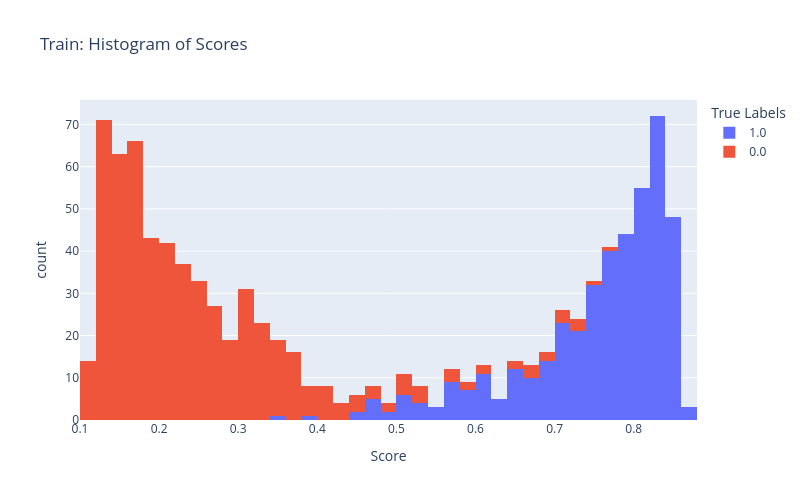
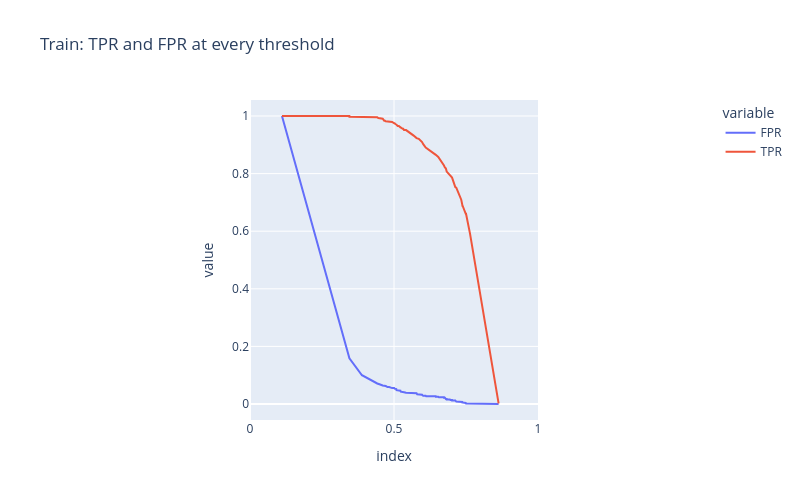
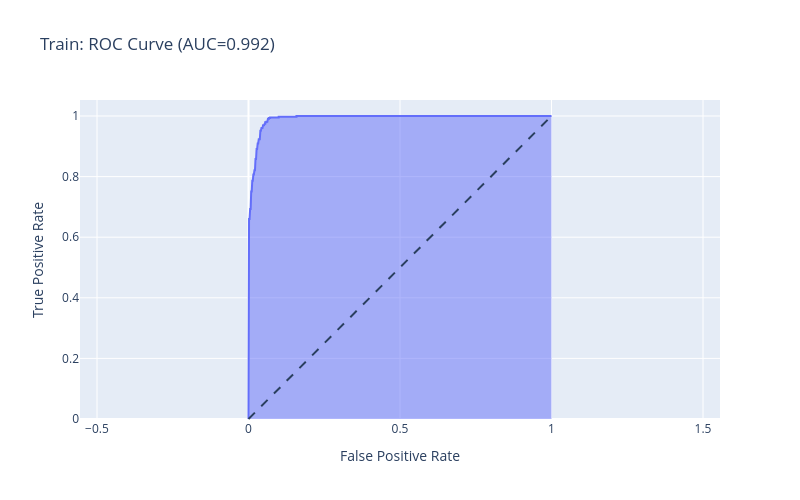
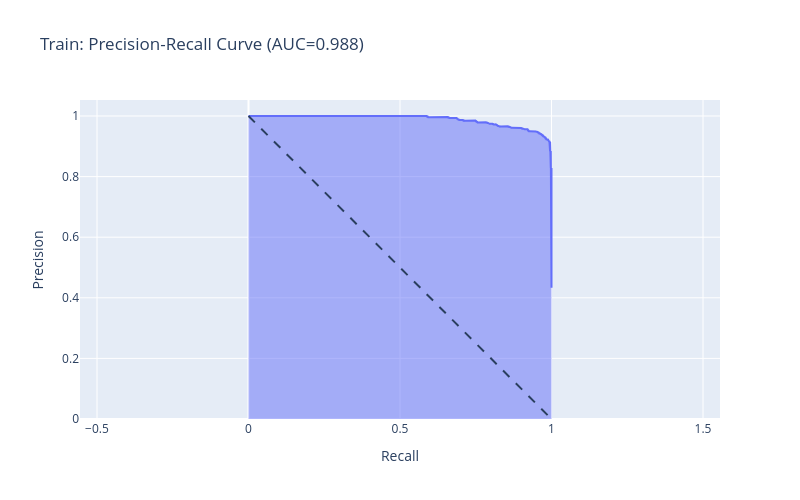

The notebook cell these images were saved under, in order:
### Code cell
for y_true, y_score, name in [(train_y_true, train_y_score, 'Train'),
                               (val_y_true, val_y_score, 'Validation')]:
    plot_preliminary_plots(y_true, y_score, name)
    plot_roc_curve(y_true, y_score, name)
    plot_pr_curve(y_true, y_score, name)

### Figure 1 — Plotly figure (JSON) as saved in the notebook; plotly's stock layout.template omitted (floating-point values rounded to 4 significant figures; data arrays with more than 128 entries replaced by an {"elided": "..."} marker saying what was removed)
{"data": [{"bingroup": "x", "hovertemplate": "True Labels=1.0<br>Score=%{x}<br>count=%{y}<extra></extra>", "legendgroup": "1.0", "marker": {"color": "#636efa", "pattern": {"shape": ""}}, "name": "1.0", "nbinsx": 50, "orientation": "v", "showlegend": true, "type": "histogram", "x": {"elided": "430 float values"}, "xaxis": "x", "yaxis": "y"}, {"bingroup": "x", "hovertemplate": "True Labels=0.0<br>Score=%{x}<br>count=%{y}<extra></extra>", "legendgroup": "0.0", "marker": {"color": "#EF553B", "pattern": {"shape": ""}}, "name": "0.0", "nbinsx": 50, "orientation": "v", "showlegend": true, "type": "histogram", "x": {"elided": "562 float values"}, "xaxis": "x", "yaxis": "y"}], "layout": {"barmode": "relative", "height": 500, "legend": {"title": {"text": "True Labels"}, "tracegroupgap": 0}, "title": {"text": "Train: Histogram of Scores"}, "width": 800, "xaxis": {"anchor": "y", "domain": [0, 1], "title": {"text": "Score"}}, "yaxis": {"anchor": "x", "domain": [0, 1], "title": {"text": "count"}}}}

### Figure 2 — Plotly figure (JSON) as saved in the notebook; plotly's stock layout.template omitted (floating-point values rounded to 4 significant figures)
{"data": [{"hovertemplate": "variable=FPR<br>index=%{x}<br>value=%{y}<extra></extra>", "legendgroup": "FPR", "line": {"color": "#636efa", "dash": "solid"}, "marker": {"symbol": "circle"}, "mode": "lines", "name": "FPR", "orientation": "v", "showlegend": true, "type": "scatter", "x": [Infinity, 0.8632, 0.7648, 0.7641, 0.7501, 0.7491, 0.7381, 0.7376, 0.7368, 0.7368, 0.7336, 0.7335, 0.7162, 0.7137, 0.7136, 0.7128, 0.7016, 0.7014, 0.6957, 0.6941, 0.6831, 0.683, 0.68, 0.6797, 0.6773, 0.6769, 0.6736, 0.6734, 0.656, 0.6536, 0.6451, 0.6447, 0.6116, 0.6101, 0.6015, 0.6011, 0.5987, 0.5975, 0.586, 0.5819, 0.5804, 0.5783, 0.5681, 0.5673, 0.5419, 0.5348, 0.532, 0.53, 0.5236, 0.5224, 0.5167, 0.513, 0.5088, 0.508, 0.5072, 0.5046, 0.5021, 0.5006, 0.4936, 0.4832, 0.4778, 0.4713, 0.4689, 0.466, 0.4607, 0.4519, 0.4515, 0.4458, 0.4419, 0.3897, 0.3887, 0.3452, 0.345, 0.111], "xaxis": "x", "y": [0.0, 0.0, 0.0, 0.001779, 0.001779, 0.003559, 0.003559, 0.005338, 0.005338, 0.007117, 0.007117, 0.008897, 0.008897, 0.01068, 0.01068, 0.01246, 0.01246, 0.01423, 0.01423, 0.01601, 0.01601, 0.01779, 0.01779, 0.01957, 0.01957, 0.02135, 0.02135, 0.02313, 0.02313, 0.02491, 0.02491, 0.02669, 0.02669, 0.02847, 0.02847, 0.03025, 0.03025, 0.03203, 0.03203, 0.03381, 0.03381, 0.03737, 0.03737, 0.03915, 0.03915, 0.04093, 0.04093, 0.0427, 0.0427, 0.04626, 0.04626, 0.04804, 0.04804, 0.0516, 0.0516, 0.05338, 0.05338, 0.05516, 0.05516, 0.05872, 0.05872, 0.06228, 0.06228, 0.06406, 0.06406, 0.06762, 0.06762, 0.07117, 0.07117, 0.09964, 0.09964, 0.1584, 0.1584, 1.0], "yaxis": "y"}, {"hovertemplate": "variable=TPR<br>index=%{x}<br>value=%{y}<extra></extra>", "legendgroup": "TPR", "line": {"color": "#EF553B", "dash": "solid"}, "marker": {"symbol": "circle"}, "mode": "lines", "name": "TPR", "orientation": "v", "showlegend": true, "type": "scatter", "x": [Infinity, 0.8632, 0.7648, 0.7641, 0.7501, 0.7491, 0.7381, 0.7376, 0.7368, 0.7368, 0.7336, 0.7335, 0.7162, 0.7137, 0.7136, 0.7128, 0.7016, 0.7014, 0.6957, 0.6941, 0.6831, 0.683, 0.68, 0.6797, 0.6773, 0.6769, 0.6736, 0.6734, 0.656, 0.6536, 0.6451, 0.6447, 0.6116, 0.6101, 0.6015, 0.6011, 0.5987, 0.5975, 0.586, 0.5819, 0.5804, 0.5783, 0.5681, 0.5673, 0.5419, 0.5348, 0.532, 0.53, 0.5236, 0.5224, 0.5167, 0.513, 0.5088, 0.508, 0.5072, 0.5046, 0.5021, 0.5006, 0.4936, 0.4832, 0.4778, 0.4713, 0.4689, 0.466, 0.4607, 0.4519, 0.4515, 0.4458, 0.4419, 0.3897, 0.3887, 0.3452, 0.345, 0.111], "xaxis": "x", "y": [0.0, 0.002326, 0.5907, 0.5907, 0.6605, 0.6605, 0.6884, 0.6884, 0.693, 0.693, 0.7093, 0.7093, 0.7512, 0.7512, 0.7535, 0.7535, 0.786, 0.786, 0.793, 0.793, 0.807, 0.807, 0.8186, 0.8186, 0.8209, 0.8209, 0.8279, 0.8279, 0.8581, 0.8581, 0.8651, 0.8651, 0.8907, 0.8907, 0.9023, 0.9023, 0.9093, 0.9093, 0.9209, 0.9209, 0.9233, 0.9233, 0.9326, 0.9326, 0.9512, 0.9512, 0.9558, 0.9558, 0.9605, 0.9605, 0.9651, 0.9651, 0.9698, 0.9698, 0.9721, 0.9721, 0.9744, 0.9744, 0.9791, 0.9791, 0.9814, 0.9814, 0.9837, 0.9837, 0.9907, 0.9907, 0.993, 0.993, 0.9953, 0.9953, 0.9977, 0.9977, 1.0, 1.0], "yaxis": "y"}], "layout": {"height": 500, "legend": {"title": {"text": "variable"}, "tracegroupgap": 0}, "title": {"text": "Train: TPR and FPR at every threshold"}, "width": 800, "xaxis": {"anchor": "y", "constrain": "domain", "domain": [0, 1], "range": [0, 1], "title": {"text": "index"}}, "yaxis": {"anchor": "x", "domain": [0, 1], "scaleanchor": "x", "scaleratio": 1, "title": {"text": "value"}}}}

### Figure 3 — Plotly figure (JSON) as saved in the notebook; plotly's stock layout.template omitted (floating-point values rounded to 4 significant figures)
{"data": [{"fillpattern": {"shape": ""}, "hovertemplate": "False Positive Rate=%{x}<br>True Positive Rate=%{y}<extra></extra>", "legendgroup": "", "line": {"color": "#636efa"}, "marker": {"symbol": "circle"}, "mode": "lines", "name": "", "orientation": "v", "showlegend": false, "stackgroup": "1", "type": "scatter", "x": [0.0, 0.0, 0.0, 0.001779, 0.001779, 0.003559, 0.003559, 0.005338, 0.005338, 0.007117, 0.007117, 0.008897, 0.008897, 0.01068, 0.01068, 0.01246, 0.01246, 0.01423, 0.01423, 0.01601, 0.01601, 0.01779, 0.01779, 0.01957, 0.01957, 0.02135, 0.02135, 0.02313, 0.02313, 0.02491, 0.02491, 0.02669, 0.02669, 0.02847, 0.02847, 0.03025, 0.03025, 0.03203, 0.03203, 0.03381, 0.03381, 0.03737, 0.03737, 0.03915, 0.03915, 0.04093, 0.04093, 0.0427, 0.0427, 0.04626, 0.04626, 0.04804, 0.04804, 0.0516, 0.0516, 0.05338, 0.05338, 0.05516, 0.05516, 0.05872, 0.05872, 0.06228, 0.06228, 0.06406, 0.06406, 0.06762, 0.06762, 0.07117, 0.07117, 0.09964, 0.09964, 0.1584, 0.1584, 1.0], "xaxis": "x", "y": [0.0, 0.002326, 0.5907, 0.5907, 0.6605, 0.6605, 0.6884, 0.6884, 0.693, 0.693, 0.7093, 0.7093, 0.7512, 0.7512, 0.7535, 0.7535, 0.786, 0.786, 0.793, 0.793, 0.807, 0.807, 0.8186, 0.8186, 0.8209, 0.8209, 0.8279, 0.8279, 0.8581, 0.8581, 0.8651, 0.8651, 0.8907, 0.8907, 0.9023, 0.9023, 0.9093, 0.9093, 0.9209, 0.9209, 0.9233, 0.9233, 0.9326, 0.9326, 0.9512, 0.9512, 0.9558, 0.9558, 0.9605, 0.9605, 0.9651, 0.9651, 0.9698, 0.9698, 0.9721, 0.9721, 0.9744, 0.9744, 0.9791, 0.9791, 0.9814, 0.9814, 0.9837, 0.9837, 0.9907, 0.9907, 0.993, 0.993, 0.9953, 0.9953, 0.9977, 0.9977, 1.0, 1.0], "yaxis": "y"}], "layout": {"height": 500, "legend": {"tracegroupgap": 0}, "shapes": [{"line": {"dash": "dash"}, "type": "line", "x0": 0, "x1": 1, "y0": 0, "y1": 1}], "title": {"text": "Train: ROC Curve (AUC=0.992)"}, "width": 800, "xaxis": {"anchor": "y", "domain": [0, 1], "title": {"text": "False Positive Rate"}}, "yaxis": {"anchor": "x", "domain": [0, 1], "scaleanchor": "x", "scaleratio": 1, "title": {"text": "True Positive Rate"}}}}

### Figure 4 — Plotly figure (JSON) as saved in the notebook; plotly's stock layout.template omitted (floating-point values rounded to 4 significant figures; data arrays with more than 128 entries replaced by an {"elided": "..."} marker saying what was removed)
{"data": [{"fillpattern": {"shape": ""}, "hovertemplate": "Recall=%{x}<br>Precision=%{y}<extra></extra>", "legendgroup": "", "line": {"color": "#636efa"}, "marker": {"symbol": "circle"}, "mode": "lines", "name": "", "orientation": "v", "showlegend": false, "stackgroup": "1", "type": "scatter", "x": {"elided": "993 float values"}, "xaxis": "x", "y": {"elided": "993 float values"}, "yaxis": "y"}], "layout": {"height": 500, "legend": {"tracegroupgap": 0}, "shapes": [{"line": {"dash": "dash"}, "type": "line", "x0": 0, "x1": 1, "y0": 1, "y1": 0}], "title": {"text": "Train: Precision-Recall Curve (AUC=0.988)"}, "width": 800, "xaxis": {"anchor": "y", "domain": [0, 1], "title": {"text": "Recall"}}, "yaxis": {"anchor": "x", "domain": [0, 1], "scaleanchor": "x", "scaleratio": 1, "title": {"text": "Precision"}}}}
